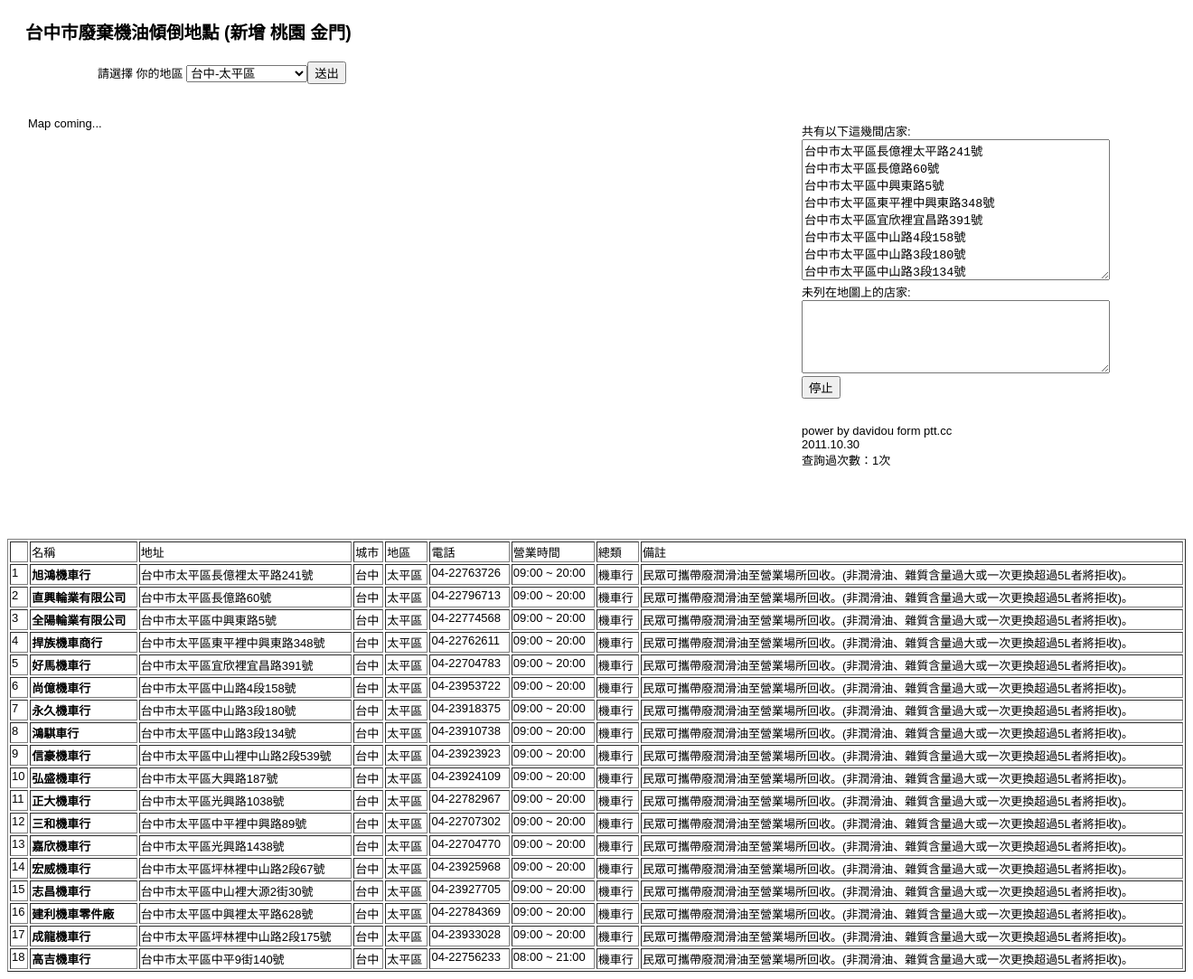
The page /index.php?zone=太平區 on the database its author committed.
### tables this page shows
CREATE TABLE IF NOT EXISTS `biker` (
  `id` int(50) NOT NULL,
  `name` varchar(50) NOT NULL,
  `addr` varchar(50) NOT NULL,
  `city` varchar(50) NOT NULL,
  `zone` varchar(50) NOT NULL,
  `tel` varchar(50) NOT NULL,
  `time` varchar(50) NOT NULL,
  `type` varchar(50) NOT NULL,
  `memo` varchar(1000) NOT NULL,
  PRIMARY KEY  (`id`)
);

### index.php (the view, shortened to what this page needs)
<?
if($_GET["zone"]){$opt="";}else{$opt="<option value='' selected>請選擇地區</option>";}
$table="";
$sql = "SELECT zone ,city FROM biker GROUP BY zone ORDER BY city  ASC";
$result = mysql_query($sql);
if (mysql_num_rows($result) != 0)
{
  while ($rows = mysql_fetch_array($result, MYSQL_BOTH)) {
if($_GET["zone"]==$rows["zone"]){$sla="selected";}else{$sla="";}
$opt.= "<option value='".$rows["zone"]."' $sla>".$rows["city"]."-".$rows["zone"]."</option>\r\n";
	 }
}
$addr="";
if($_GET["zone"]){
 $zone=$_GET["zone"];
$sql = "SELECT * FROM  biker where zone='$zone'  ";
$result = mysql_query($sql);
$firrow='';
if (mysql_num_rows($result) != 0)
{
$i=1;
  while ($rows = mysql_fetch_array($result, MYSQL_BOTH)) {
if($firrow==''){$addr.=$rows["addr"];
$firrow="done";
}else{
$addr.="\r\n".$rows["addr"];   }
$table.="<tr><td>$i</td><td><b>".$rows["name"]."</b></td><td>".$rows["addr"]."</td><td>".$rows["city"]."</td>	<td>".$rows["zone"]."</td><td>".$rows["tel"]."</td>	<td>".$rows["time"]."</td><td>".$rows["type"]."</td>	<td>".$rows["memo"]."</td>	</tr>";
$i++;
	 }
}
  }
function my_counter(){
    $data="count.txt";
    if(file_exists($data)){
        $fp=fopen($data,"r");
        $old_count=fread($fp,filesize($data));
        $new_count=$old_count+1;
        fclose($fp);
    }else{
        $new_count=1;
    }
    $fp=fopen($data,"w");
    return $new_count;
}
  ?>
<!DOCTYPE html PUBLIC "-//W3C//DTD XHTML 1.0 Strict//EN" "http://www.w3.org/TR/xhtml1/DTD/xhtml1-strict.dtd">
<html xmlns="http://www.w3.org/1999/xhtml" xmlns:v="urn:schemas-microsoft-com:vml">
<head>
</head>
<body onunload="GUnload()" >
    <h3 id="head"> 台中市廢棄機油傾倒地點 (新增 桃園 金門)</h3>
	<div class="slec">
		<form method="GET" action="">
	<p>請選擇 你的地區 <select size="1" name="zone">
<?=$opt?>
	</select><input type="submit" value="送出"></p>
</form>
</div>
<table>
  <tr>
    <td>
      <div id="outline">
        <div id="map">
        </div>
      </div>
    </td>
    <td rowspan="2">
      <div id="novel">
        共有以下這幾間店家:<br/>
        <form class ="geocode" action="#" onsubmit="geo(this.haku.value); return false">
          <textarea cols="40" rows="10" wrap="off" id="haku" name="haku" title="200+ lines not recommended at a time" ><?=$addr?></textarea>
        </form>
        未列在地圖上的店家:
        <div>
        <textarea id="errors"
cols="40" rows="5" wrap="off" title="Error report"></textarea><br/>
        <input type="button" id="stop" value="停止" title="Emergency stop" onclick="len=0"/>
        </div>
        <p><span id="api-version"></span><BR>power by davidou form ptt.cc <br>2011.10.30<br><?  echo "查詢過次數：".my_counter();?>次</p>
      </div>
    </td>
  </tr>
  <tr>
    <td>
    </td>
  </tr>
</table>
<table border="1" width="100%">
	<tr>
		<td>　</td>
		<td>名稱</td>
		<td>地址</td>
		<td>城市</td>
		<td>地區</td>
		<td>電話</td>
		<td>營業時間</td>
		<td>總類</td>
		<td>備註</td>
	</tr>
	<?=$table?>
	</table>
</body>
</html>

### index.php (style rules this page uses)
body { font-family: Arial; font-size: small; background-color: #fff; }
#outline { margin:20px; float:left; -moz-outline-radius:20px; -moz-outline-style:solid; -moz-outline-color:#9FB6CD; -moz-outline-width:10px; }
#map { width:812px; height:440px; float:left; }
#head { text-align:left; margin-left:20px; font-size:150%; }
#novel { width:400px; margin:20px;float:right; }
td { vertical-align:top; }
.slec { margin-left:100px }

### rows shown on the page
biker: name "旭鴻機車行", addr "台中市太平區長億裡太平路241號", city "台中", zone "太平區", tel "04-22763726", time "09:00 ~ 20:00", type "機車行", memo "民眾可攜帶廢潤滑油至營業場所回收。(非潤滑油、雜質含量過大或一次更換超過5L者將拒收)。"
biker: name "直興輪業有限公司", addr "台中市太平區長億路60號", city "台中", zone "太平區", tel "04-22796713", time "09:00 ~ 20:00", type "機車行", memo "民眾可攜帶廢潤滑油至營業場所回收。(非潤滑油、雜質含量過大或一次更換超過5L者將拒收)。"
biker: name "全陽輪業有限公司", addr "台中市太平區中興東路5號", city "台中", zone "太平區", tel "04-22774568", time "09:00 ~ 20:00", type "機車行", memo "民眾可攜帶廢潤滑油至營業場所回收。(非潤滑油、雜質含量過大或一次更換超過5L者將拒收)。"
biker: name "捍族機車商行", addr "台中市太平區東平裡中興東路348號", city "台中", zone "太平區", tel "04-22762611", time "09:00 ~ 20:00", type "機車行", memo "民眾可攜帶廢潤滑油至營業場所回收。(非潤滑油、雜質含量過大或一次更換超過5L者將拒收)。"
biker: name "好馬機車行", addr "台中市太平區宜欣裡宜昌路391號", city "台中", zone "太平區", tel "04-22704783", time "09:00 ~ 20:00", type "機車行", memo "民眾可攜帶廢潤滑油至營業場所回收。(非潤滑油、雜質含量過大或一次更換超過5L者將拒收)。"
biker: name "尚億機車行", addr "台中市太平區中山路4段158號", city "台中", zone "太平區", tel "04-23953722", time "09:00 ~ 20:00", type "機車行", memo "民眾可攜帶廢潤滑油至營業場所回收。(非潤滑油、雜質含量過大或一次更換超過5L者將拒收)。"
biker: name "永久機車行", addr "台中市太平區中山路3段180號", city "台中", zone "太平區", tel "04-23918375", time "09:00 ~ 20:00", type "機車行", memo "民眾可攜帶廢潤滑油至營業場所回收。(非潤滑油、雜質含量過大或一次更換超過5L者將拒收)。"
biker: name "鴻騏車行", addr "台中市太平區中山路3段134號", city "台中", zone "太平區", tel "04-23910738", time "09:00 ~ 20:00", type "機車行", memo "民眾可攜帶廢潤滑油至營業場所回收。(非潤滑油、雜質含量過大或一次更換超過5L者將拒收)。"
biker: name "信豪機車行", addr "台中市太平區中山裡中山路2段539號", city "台中", zone "太平區", tel "04-23923923", time "09:00 ~ 20:00", type "機車行", memo "民眾可攜帶廢潤滑油至營業場所回收。(非潤滑油、雜質含量過大或一次更換超過5L者將拒收)。"
biker: name "弘盛機車行", addr "台中市太平區大興路187號", city "台中", zone "太平區", tel "04-23924109", time "09:00 ~ 20:00", type "機車行", memo "民眾可攜帶廢潤滑油至營業場所回收。(非潤滑油、雜質含量過大或一次更換超過5L者將拒收)。"
biker: name "正大機車行", addr "台中市太平區光興路1038號", city "台中", zone "太平區", tel "04-22782967", time "09:00 ~ 20:00", type "機車行", memo "民眾可攜帶廢潤滑油至營業場所回收。(非潤滑油、雜質含量過大或一次更換超過5L者將拒收)。"
biker: name "三和機車行", addr "台中市太平區中平裡中興路89號", city "台中", zone "太平區", tel "04-22707302", time "09:00 ~ 20:00", type "機車行", memo "民眾可攜帶廢潤滑油至營業場所回收。(非潤滑油、雜質含量過大或一次更換超過5L者將拒收)。"
biker: name "嘉欣機車行", addr "台中市太平區光興路1438號", city "台中", zone "太平區", tel "04-22704770", time "09:00 ~ 20:00", type "機車行", memo "民眾可攜帶廢潤滑油至營業場所回收。(非潤滑油、雜質含量過大或一次更換超過5L者將拒收)。"
biker: name "宏威機車行", addr "台中市太平區坪林裡中山路2段67號", city "台中", zone "太平區", tel "04-23925968", time "09:00 ~ 20:00", type "機車行", memo "民眾可攜帶廢潤滑油至營業場所回收。(非潤滑油、雜質含量過大或一次更換超過5L者將拒收)。"
biker: name "志昌機車行", addr "台中市太平區中山裡大源2街30號", city "台中", zone "太平區", tel "04-23927705", time "09:00 ~ 20:00", type "機車行", memo "民眾可攜帶廢潤滑油至營業場所回收。(非潤滑油、雜質含量過大或一次更換超過5L者將拒收)。"
biker: name "建利機車零件廠", addr "台中市太平區中興裡太平路628號", city "台中", zone "太平區", tel "04-22784369", time "09:00 ~ 20:00", type "機車行", memo "民眾可攜帶廢潤滑油至營業場所回收。(非潤滑油、雜質含量過大或一次更換超過5L者將拒收)。"
biker: name "成龍機車行", addr "台中市太平區坪林裡中山路2段175號", city "台中", zone "太平區", tel "04-23933028", time "09:00 ~ 20:00", type "機車行", memo "民眾可攜帶廢潤滑油至營業場所回收。(非潤滑油、雜質含量過大或一次更換超過5L者將拒收)。"
biker: name "高吉機車行", addr "台中市太平區中平9街140號", city "台中", zone "太平區", tel "04-22756233", time "08:00 ~ 21:00", type "機車行", memo "民眾可攜帶廢潤滑油至營業場所回收。(非潤滑油、雜質含量過大或一次更換超過5L者將拒收)。"

### other values the page prints
my_counter() "1"
form field zone "台中-太平區"
